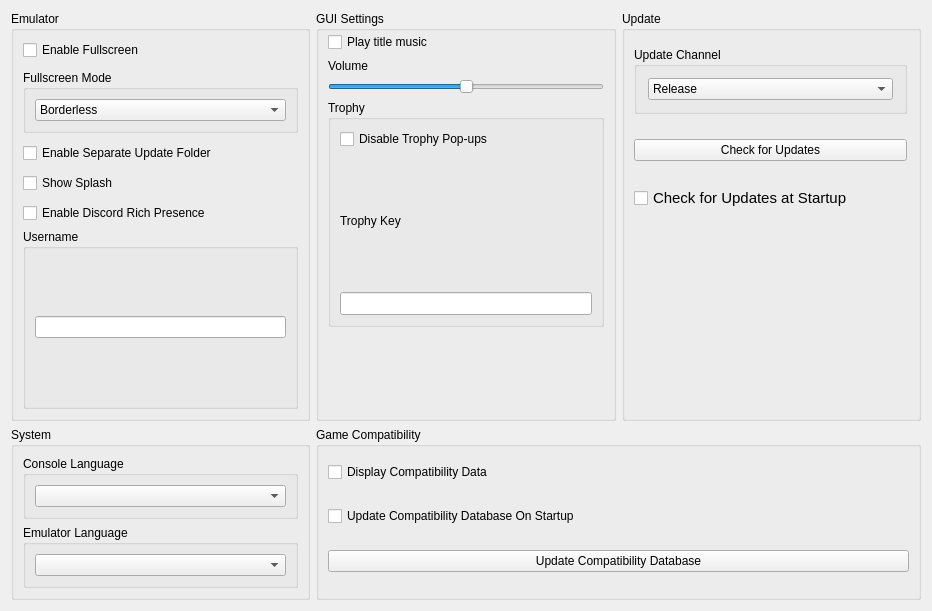
      <widget class="QWidget" name="generalTabContents">
       <property name="geometry">
        <rect>
         <x>0</x>
         <y>0</y>
         <width>932</width>
         <height>611</height>
        </rect>
       </property>
       <layout class="QVBoxLayout" name="generalTabVLayout" stretch="0">
        <item>
         <layout class="QGridLayout" name="gridLayout">
          <property name="bottomMargin">
           <number>0</number>
          </property>
          <item row="0" column="0">
           <layout class="QVBoxLayout" name="emulatorTabLayoutMiddle">
            <item>
             <widget class="QGroupBox" name="emulatorSettingsGroupBox">
              <property name="title">
               <string>Emulator</string>
              </property>
              <layout class="QVBoxLayout" name="additionalSettingsVLayout">
               <item>
                <layout class="QVBoxLayout" name="emulatorverticalLayout">
                 <property name="spacing">
                  <number>10</number>
                 </property>
                 <item>
                  <widget class="QCheckBox" name="fullscreenCheckBox">
                   <property name="text">
                    <string>Enable Fullscreen</string>
                   </property>
                  </widget>
                 </item>
                 <item>
                  <widget class="QGroupBox" name="fullscreenModeGroupBox">
                   <property name="title">
                    <string>Fullscreen Mode</string>
                   </property>
                   <layout class="QVBoxLayout" name="fullscreenModeLayout">
                    <item>
                     <widget class="QComboBox" name="fullscreenModeComboBox">
                      <property name="sizePolicy">
                       <sizepolicy hsizetype="Preferred" vsizetype="Fixed">
                        <horstretch>0</horstretch>
                        <verstretch>0</verstretch>
                       </sizepolicy>
                      </property>
                      <item>
                       <property name="text">
                        <string>Borderless</string>
                       </property>
                      </item>
                      <item>
                       <property name="text">
                        <string>True</string>
                       </property>
                      </item>
                     </widget>
                    </item>
                   </layout>
                  </widget>
                 </item>
                 <item>
                  <widget class="QCheckBox" name="separateUpdatesCheckBox">
                   <property name="text">
                    <string>Enable Separate Update Folder</string>
                   </property>
                  </widget>
                 </item>
                 <item>
                  <widget class="QCheckBox" name="showSplashCheckBox">
                   <property name="text">
                    <string>Show Splash</string>
                   </property>
                  </widget>
                 </item>
                 <item>
                  <widget class="QCheckBox" name="discordRPCCheckbox">
                   <property name="text">
                    <string>Enable Discord Rich Presence</string>
                   </property>
                  </widget>
                 </item>
                </layout>
               </item>
               <item>
                <layout class="QVBoxLayout" name="vLayoutUserName">
                 <property name="spacing">
                  <number>6</number>
                 </property>
                 <property name="leftMargin">
                  <number>0</number>
                 </property>
                 <item>
                  <layout class="QHBoxLayout" name="hLayoutUserName">
                   <item>
                    <widget class="QGroupBox" name="userName">
                     <property name="title">
                      <string>Username</string>
                     </property>
                     <layout class="QVBoxLayout" name="userNameLayout">
                      <item>
                       <widget class="QLineEdit" name="userNameLineEdit"/>
                      </item>
                     </layout>
                    </widget>
                   </item>
                  </layout>
                 </item>
                </layout>
               </item>
              </layout>
             </widget>
            </item>
           </layout>
          </item>
          <item row="0" column="1">
           <layout class="QVBoxLayout" name="GUITabLayoutMiddle" stretch="0">
            <item>
             <widget class="QGroupBox" name="GUIgroupBox">
              <property name="sizePolicy">
               <sizepolicy hsizetype="Preferred" vsizetype="Preferred">
                <horstretch>0</horstretch>
                <verstretch>0</verstretch>
               </sizepolicy>
              </property>
              <property name="minimumSize">
               <size>
                <width>0</width>
                <height>0</height>
               </size>
              </property>
              <property name="title">
               <string>GUI Settings</string>
              </property>
              <layout class="QVBoxLayout" name="GUILayout">
               <property name="topMargin">
                <number>1</number>
               </property>
               <property name="bottomMargin">
                <number>11</number>
               </property>
               <item>
                <widget class="QCheckBox" name="playBGMCheckBox">
                 <property name="sizePolicy">
                  <sizepolicy hsizetype="Minimum" vsizetype="Fixed">
                   <horstretch>0</horstretch>
                   <verstretch>0</verstretch>
                  </sizepolicy>
                 </property>
                 <property name="text">
                  <string>Play title music</string>
                 </property>
                </widget>
               </item>
               <item>
                <layout class="QVBoxLayout" name="GUIMusicLayout">
                 <property name="topMargin">
                  <number>1</number>
                 </property>
                 <property name="bottomMargin">
                  <number>0</number>
                 </property>
                 <item>
                  <widget class="QLabel" name="label_Volume">
                   <property name="sizePolicy">
                    <sizepolicy hsizetype="Preferred" vsizetype="Fixed">
                     <horstretch>0</horstretch>
                     <verstretch>0</verstretch>
                    </sizepolicy>
                   </property>
                   <property name="maximumSize">
                    <size>
                     <width>16777215</width>
                     <height>16777215</height>
                    </size>
                   </property>
                   <property name="text">
                    <string>Volume</string>
                   </property>
                  </widget>
                 </item>
                 <item>
                  <widget class="QSlider" name="BGMVolumeSlider">
                   <property name="toolTip">
                    <string>Set the volume of the background music.</string>
                   </property>
                   <property name="maximum">
                    <number>100</number>
                   </property>
                   <property name="singleStep">
                    <number>10</number>
                   </property>
                   <property name="pageStep">
                    <number>20</number>
                   </property>
                   <property name="value">
                    <number>50</number>
                   </property>
                   <property name="orientation">
                    <enum>Qt::Orientation::Horizontal</enum>
                   </property>
                   <property name="invertedAppearance">
                    <bool>false</bool>
                   </property>
                   <property name="invertedControls">
                    <bool>false</bool>
                   </property>
                   <property name="tickPosition">
                    <enum>QSlider::TickPosition::NoTicks</enum>
                   </property>
                   <property name="tickInterval">
                    <number>10</number>
                   </property>
                  </widget>
                 </item>
                 <item>
                  <layout class="QVBoxLayout" name="vLayoutTrophy">
                   <property name="spacing">
                    <number>6</number>
                   </property>
                   <property name="leftMargin">
                    <number>0</number>
                   </property>
                   <property name="bottomMargin">
                    <number>80</number>
                   </property>
                   <item>
                    <layout class="QHBoxLayout" name="hLayoutTrophy">
                     <item>
                      <widget class="QGroupBox" name="trophyGroupBox">
                       <property name="title">
                        <string>Trophy</string>
                       </property>
                       <layout class="QVBoxLayout" name="userNameLayout">
                        <item>
                         <widget class="QCheckBox" name="disableTrophycheckBox">
                          <property name="text">
                           <string>Disable Trophy Pop-ups</string>
                          </property>
                         </widget>
                        </item>
                        <item>
                         <widget class="QLabel" name="label_Trophy">
                          <property name="text">
                           <string>Trophy Key</string>
                          </property>
                         </widget>
                        </item>
                        <item>
                         <widget class="QLineEdit" name="trophyKeyLineEdit">
                          <property name="minimumSize">
                           <size>
                            <width>0</width>
                            <height>0</height>
                           </size>
                          </property>
                          <property name="font">
                           <font>
                            <pointsize>10</pointsize>
                            <bold>false</bold>
                           </font>
                          </property>
                         </widget>
                        </item>
                       </layout>
                      </widget>
                     </item>
                    </layout>
                   </item>
                  </layout>
                 </item>
                </layout>
               </item>
              </layout>
             </widget>
            </item>
           </layout>
          </item>
          <item row="1" column="0">
           <layout class="QVBoxLayout" name="systemTabLayoutLeft">
            <item>
             <widget class="QGroupBox" name="SystemSettings">
              <property name="title">
               <string>System</string>
              </property>
              <layout class="QVBoxLayout" name="emuSettingsLayout">
               <item>
                <widget class="QGroupBox" name="consoleLanguageGroupBox">
                 <property name="title">
                  <string>Console Language</string>
                 </property>
                 <layout class="QVBoxLayout" name="settingsLayout">
                  <item>
                   <widget class="QComboBox" name="consoleLanguageComboBox"/>
                  </item>
                 </layout>
                </widget>
               </item>
               <item>
                <widget class="QGroupBox" name="emulatorLanguageGroupBox">
                 <property name="title">
                  <string>Emulator Language</string>
                 </property>
                 <layout class="QVBoxLayout" name="langSettingsLayout">
                  <item>
                   <widget class="QComboBox" name="emulatorLanguageComboBox"/>
                  </item>
                 </layout>
                </widget>
               </item>
              </layout>
             </widget>
            </item>
           </layout>
          </item>
          <item row="0" column="2">
           <layout class="QVBoxLayout" name="updaterTabLayoutLeft">
            <property name="spacing">
             <number>6</number>
            </property>
            <property name="sizeConstraint">
             <enum>QLayout::SizeConstraint::SetDefaultConstraint</enum>
            </property>
            <property name="leftMargin">
             <number>0</number>
            </property>
            <property name="topMargin">
             <number>0</number>
            </property>
            <property name="rightMargin">
             <number>0</number>
            </property>
            <property name="bottomMargin">
             <number>0</number>
            </property>
            <item>
             <widget class="QGroupBox" name="updaterGroupBox">
              <property name="sizePolicy">
               <sizepolicy hsizetype="Preferred" vsizetype="MinimumExpanding">
                <horstretch>0</horstretch>
                <verstretch>0</verstretch>
               </sizepolicy>
              </property>
              <property name="minimumSize">
               <size>
                <width>0</width>
                <height>0</height>
               </size>
              </property>
              <property name="maximumSize">
               <size>
                <width>16777215</width>
                <height>16777215</height>
               </size>
              </property>
              <property name="title">
               <string>Update</string>
              </property>
              <layout class="QVBoxLayout" name="UpdateLayout" stretch="0,0,0">
               <property name="spacing">
                <number>10</number>
               </property>
               <property name="topMargin">
                <number>1</number>
               </property>
               <property name="rightMargin">
                <number>11</number>
               </property>
               <property name="bottomMargin">
                <number>190</number>
               </property>
               <item>
                <widget class="QGroupBox" name="updaterComboBox">
                 <property name="sizePolicy">
                  <sizepolicy hsizetype="Preferred" vsizetype="Fixed">
                   <horstretch>0</horstretch>
                   <verstretch>0</verstretch>
                  </sizepolicy>
                 </property>
                 <property name="minimumSize">
                  <size>
                   <width>0</width>
                   <height>0</height>
                  </size>
                 </property>
                 <property name="maximumSize">
                  <size>
                   <width>16777215</width>
                   <height>16777215</height>
                  </size>
                 </property>
                 <property name="title">
                  <string>Update Channel</string>
                 </property>
                 <layout class="QVBoxLayout" name="UpdateChannelLayout">
                  <property name="spacing">
                   <number>7</number>
                  </property>
                  <property name="leftMargin">
                   <number>11</number>
                  </property>
                  <property name="topMargin">
                   <number>11</number>
                  </property>
                  <property name="rightMargin">
                   <number>11</number>
                  </property>
                  <property name="bottomMargin">
                   <number>11</number>
                  </property>
                  <item>
                   <widget class="QComboBox" name="updateComboBox">
                    <property name="sizePolicy">
                     <sizepolicy hsizetype="Preferred" vsizetype="Fixed">
                      <horstretch>0</horstretch>
                      <verstretch>0</verstretch>
                     </sizepolicy>
                    </property>
                    <item>
                     <property name="text">
                      <string>Release</string>
                     </property>
                    </item>
                    <item>
                     <property name="text">
                      <string>Nightly</string>
                     </property>
                    </item>
                   </widget>
                  </item>
                 </layout>
                </widget>
               </item>
               <item>
                <widget class="QPushButton" name="checkUpdateButton">
                 <property name="sizePolicy">
                  <sizepolicy hsizetype="MinimumExpanding" vsizetype="Fixed">
                   <horstretch>0</horstretch>
                   <verstretch>0</verstretch>
                  </sizepolicy>
                 </property>
                 <property name="minimumSize">
                  <size>
                   <width>0</width>
                   <height>0</height>
                  </size>
                 </property>
                 <property name="maximumSize">
                  <size>
                   <width>16777215</width>
                   <height>16777215</height>
                  </size>
                 </property>
                 <property name="text">
                  <string>Check for Updates</string>
                 </property>
                </widget>
               </item>
               <item>
                <widget class="QCheckBox" name="updateCheckBox">
                 <property name="sizePolicy">
                  <sizepolicy hsizetype="Preferred" vsizetype="Fixed">
                   <horstretch>0</horstretch>
                   <verstretch>0</verstretch>
                  </sizepolicy>
                 </property>
                 <property name="font">
                  <font>
                   <pointsize>11</pointsize>
                   <bold>false</bold>
                  </font>
                 </property>
                 <property name="text">
                  <string>Check for Updates at Startup</string>
                 </property>
                </widget>
               </item>
              </layout>
             </widget>
            </item>
           </layout>
          </item>
          <item row="1" column="1" colspan="2">
           <layout class="QVBoxLayout" name="CompatTabLayoutRight" stretch="0">
            <item>
             <widget class="QGroupBox" name="CompatgroupBox">
              <property name="sizePolicy">
               <sizepolicy hsizetype="Preferred" vsizetype="Preferred">
                <horstretch>0</horstretch>
                <verstretch>0</verstretch>
               </sizepolicy>
              </property>
              <property name="minimumSize">
               <size>
                <width>0</width>
                <height>0</height>
               </size>
              </property>
              <property name="title">
               <string>Game Compatibility</string>
              </property>
              <layout class="QVBoxLayout" name="CompatLayout">
               <property name="spacing">
                <number>10</number>
               </property>
               <property name="topMargin">
                <number>1</number>
               </property>
               <property name="bottomMargin">
                <number>11</number>
               </property>
               <item>
                <widget class="QCheckBox" name="enableCompatibilityCheckBox">
                 <property name="text">
                  <string>Display Compatibility Data</string>
                 </property>
                </widget>
               </item>
               <item>
                <widget class="QCheckBox" name="checkCompatibilityOnStartupCheckBox">
                 <property name="text">
                  <string>Update Compatibility Database On Startup</string>
                 </property>
                </widget>
               </item>
               <item>
                <widget class="QPushButton" name="updateCompatibilityButton">
                 <property name="sizePolicy">
                  <sizepolicy hsizetype="MinimumExpanding" vsizetype="Fixed">
                   <horstretch>0</horstretch>
                   <verstretch>0</verstretch>
                  </sizepolicy>
                 </property>
                 <property name="minimumSize">
                  <size>
                   <width>0</width>
                   <height>0</height>
                  </size>
                 </property>
                 <property name="maximumSize">
                  <size>
                   <width>16777215</width>
                   <height>16777215</height>
                  </size>
                 </property>
                 <property name="text">
                  <string>Update Compatibility Database</string>
                 </property>
                </widget>
               </item>
              </layout>
             </widget>
            </item>
           </layout>
          </item>
         </layout>
        </item>
       </layout>
      </widget>
